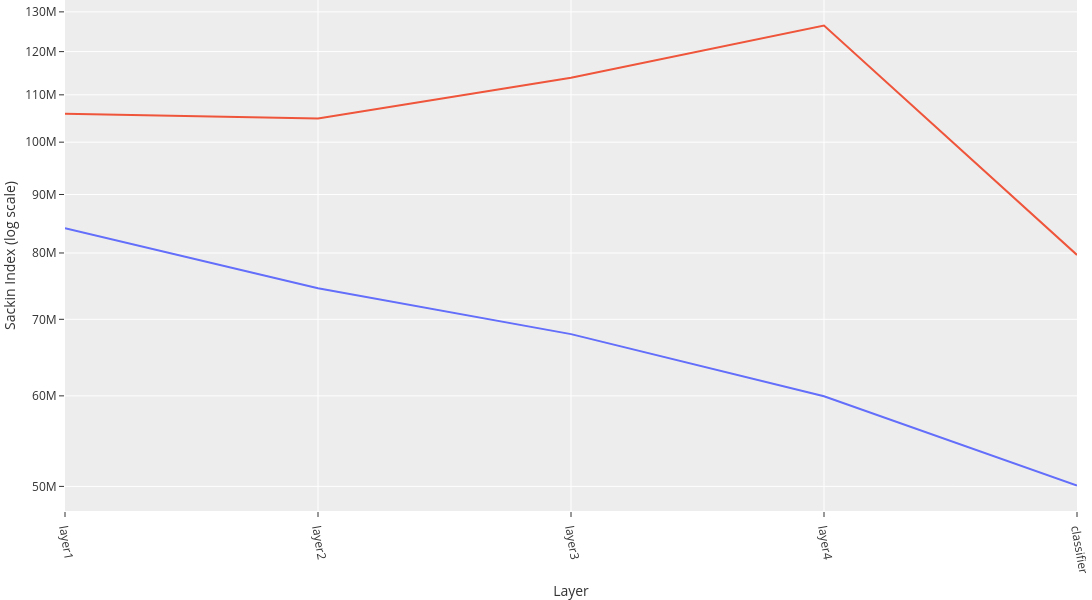

Write notebook code for a chart like this one.
### Code cell
resnet = block_data[(block_data['model']=='resnet') & (block_data['split']=='trainUval') & (block_data['dataset']=='cifar') & (block_data['rprop'].isin([0.0, 1.0]))].copy()

resnet["layer_idx"] = resnet["layer"].apply(lambda x: block_order['resnet'][x]['idx'])
resnet["layer_names"] = resnet["layer"].apply(lambda x: block_order['resnet'][x]['name'])
resnet.sort_values(["layer_idx", "rprop"], inplace=True)

fig = px.line(resnet, x="layer_names", y="sackin_index", color="rprop", color_discrete_sequence=px.colors.qualitative.Plotly)
fig.update_xaxes(tickangle=80, title_text="Layer")
fig.update_yaxes(type="log", title_text="Sackin Index (log scale)")
fig.update_layout(showlegend=False, margin=dict(l=0, r=0, t=0, b=0), width=600*2, height=300*2)

### Figure 1 — Plotly figure (JSON) as saved in the notebook; plotly's stock layout.template omitted (floating-point values rounded to 4 significant figures)
{"data": [{"hovertemplate": "rprop=0.0<br>layer_names=%{x}<br>sackin_index=%{y}<extra></extra>", "legendgroup": "0.0", "line": {"color": "#636EFA", "dash": "solid"}, "marker": {"symbol": "circle"}, "mode": "lines", "name": "0.0", "orientation": "v", "showlegend": true, "type": "scatter", "x": ["layer1", "layer2", "layer3", "layer4", "classifier"], "xaxis": "x", "y": [84070000.0, 74530000.0, 67940000.0, 59960000.0, 50100000.0], "yaxis": "y"}, {"hovertemplate": "rprop=1.0<br>layer_names=%{x}<br>sackin_index=%{y}<extra></extra>", "legendgroup": "1.0", "line": {"color": "#EF553B", "dash": "solid"}, "marker": {"symbol": "circle"}, "mode": "lines", "name": "1.0", "orientation": "v", "showlegend": true, "type": "scatter", "x": ["layer1", "layer2", "layer3", "layer4", "classifier"], "xaxis": "x", "y": [105900000.0, 104900000.0, 113800000.0, 126500000.0, 79690000.0], "yaxis": "y"}], "layout": {"height": 600, "legend": {"title": {"text": "rprop"}, "tracegroupgap": 0}, "margin": {"b": 0, "l": 0, "r": 0, "t": 0}, "showlegend": false, "width": 1200, "xaxis": {"anchor": "y", "domain": [0, 1], "tickangle": 80, "title": {"text": "Layer"}}, "yaxis": {"anchor": "x", "domain": [0, 1], "title": {"text": "Sackin Index (log scale)"}, "type": "log"}}}
